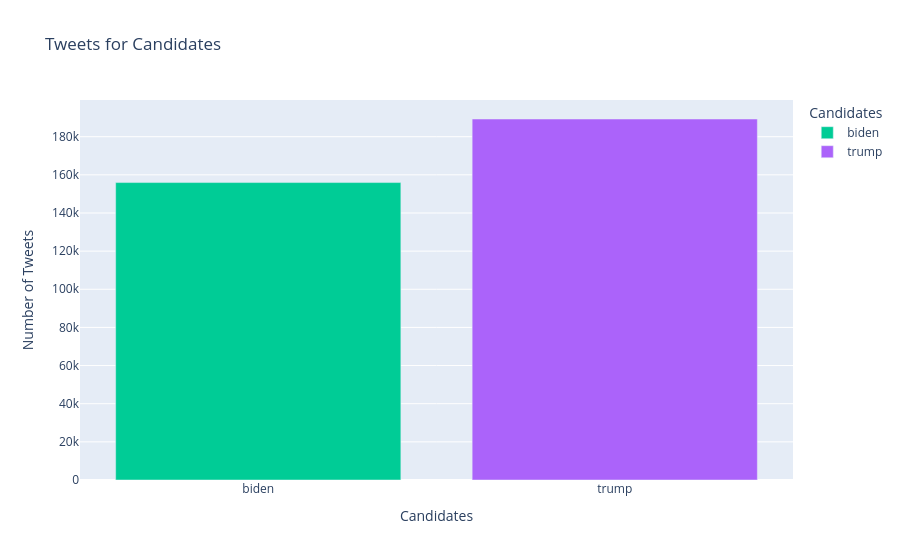

Notebook code cell kept with this figure:
### Markdown cell above
Exploratory Data Analysis (EDA) is a method used to analyze and investigate data sets and summarize their main characteristics, often employing data visualization methods.

**Tweets for Candidates**\
So, here we check the number of tweets received for each of them using a bar graph.

### Code cell
# Group the data by 'candidate' and count the
# number of tweets for each candidate
tweets_count = data.groupby('candidate')['tweet'].count().reset_index()

# Interactive bar chart
fig = px.bar(tweets_count, x='candidate', y='tweet', color='candidate',
             color_discrete_map={'Trump': 'pink', 'Biden': 'blue'},
             labels={'candidate': 'Candidates', 'tweet': 'Number of Tweets'},
             title='Tweets for Candidates')

# Show the chart
fig.show()

### Figure 1 — Plotly figure (JSON) as saved in the notebook; plotly's stock layout.template omitted (floating-point values rounded to 4 significant figures)
{"data": [{"hovertemplate": "Candidates=%{x}<br>Number of Tweets=%{y}<extra></extra>", "legendgroup": "biden", "marker": {"color": "#00cc96", "pattern": {"shape": ""}}, "name": "biden", "orientation": "v", "showlegend": true, "textposition": "auto", "type": "bar", "x": ["biden"], "xaxis": "x", "y": [155948], "yaxis": "y"}, {"hovertemplate": "Candidates=%{x}<br>Number of Tweets=%{y}<extra></extra>", "legendgroup": "trump", "marker": {"color": "#ab63fa", "pattern": {"shape": ""}}, "name": "trump", "orientation": "v", "showlegend": true, "textposition": "auto", "type": "bar", "x": ["trump"], "xaxis": "x", "y": [189276], "yaxis": "y"}], "layout": {"barmode": "relative", "legend": {"title": {"text": "Candidates"}, "tracegroupgap": 0}, "title": {"text": "Tweets for Candidates"}, "xaxis": {"anchor": "y", "categoryarray": ["biden", "trump"], "categoryorder": "array", "domain": [0, 1], "title": {"text": "Candidates"}}, "yaxis": {"anchor": "x", "domain": [0, 1], "title": {"text": "Number of Tweets"}}}}
